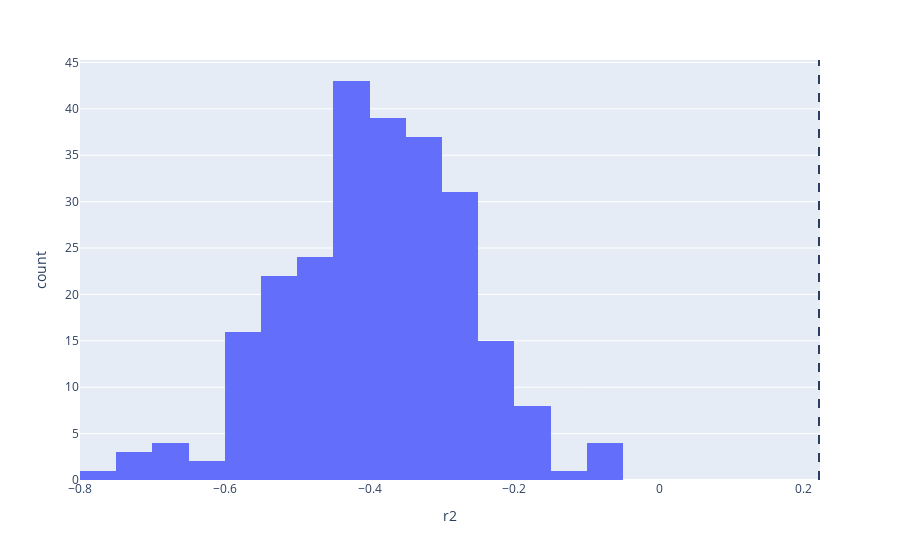

The notebook cell this image was saved under:
### Markdown cell above
Histogram of results from permuted (null) models. The vertical line represents the cross-validated $R^2_y$ value obtained in the "real" model. **Note**: The numerical precision of the p-value estimate is dependent on the number of permutations used.

### Code cell
fig = px.histogram(pds.DataFrame(permutationTest[1], columns=['r2']), x='r2', nbins=20)

fig.add_vline(x=permutationTest[0], line_dash="dash")
fig.show()
"Permutation p-value ~ {0}".format(permutationTest[2])

### Figure 1 — Plotly figure (JSON) as saved in the notebook; plotly's stock layout.template omitted (floating-point values rounded to 4 significant figures; data arrays with more than 128 entries replaced by an {"elided": "..."} marker saying what was removed)
{"data": [{"alignmentgroup": "True", "bingroup": "x", "hovertemplate": "r2=%{x}<br>count=%{y}<extra></extra>", "legendgroup": "", "marker": {"color": "#636efa", "pattern": {"shape": ""}}, "name": "", "nbinsx": 20, "offsetgroup": "", "orientation": "v", "showlegend": false, "type": "histogram", "x": {"elided": "250 float values"}, "xaxis": "x", "yaxis": "y"}], "layout": {"barmode": "relative", "legend": {"tracegroupgap": 0}, "margin": {"t": 60}, "shapes": [{"line": {"dash": "dash"}, "type": "line", "x0": 0.2209, "x1": 0.2209, "xref": "x", "y0": 0, "y1": 1, "yref": "y domain"}], "xaxis": {"anchor": "y", "domain": [0, 1], "title": {"text": "r2"}}, "yaxis": {"anchor": "x", "domain": [0, 1], "title": {"text": "count"}}}}
